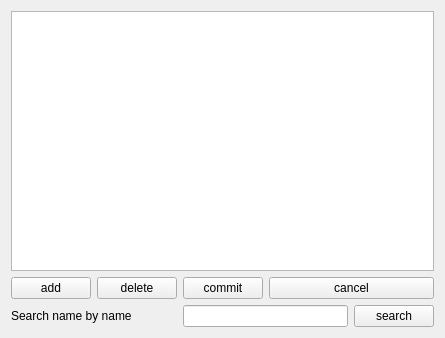
<?xml version="1.0" encoding="UTF-8"?>
<ui version="4.0">
 <class>Widget</class>
 <widget class="QWidget" name="Widget">
  <property name="geometry">
   <rect>
    <x>0</x>
    <y>0</y>
    <width>445</width>
    <height>338</height>
   </rect>
  </property>
  <property name="windowTitle">
   <string>Widget</string>
  </property>
  <layout class="QGridLayout" name="gridLayout">
   <item row="0" column="0" colspan="5">
    <widget class="QTableView" name="tableView"/>
   </item>
   <item row="1" column="0">
    <widget class="QPushButton" name="pushButtonAdd">
     <property name="text">
      <string>add</string>
     </property>
    </widget>
   </item>
   <item row="1" column="1">
    <widget class="QPushButton" name="pushButtonDelelt">
     <property name="text">
      <string>delete</string>
     </property>
    </widget>
   </item>
   <item row="1" column="2">
    <widget class="QPushButton" name="pushButtonComite">
     <property name="text">
      <string>commit</string>
     </property>
    </widget>
   </item>
   <item row="1" column="3" colspan="2">
    <widget class="QPushButton" name="pushButtonCancel">
     <property name="text">
      <string>cancel</string>
     </property>
    </widget>
   </item>
   <item row="2" column="0" colspan="2">
    <widget class="QLabel" name="label">
     <property name="text">
      <string>Search name by name</string>
     </property>
    </widget>
   </item>
   <item row="2" column="2" colspan="2">
    <widget class="QLineEdit" name="lineEdit"/>
   </item>
   <item row="2" column="4">
    <widget class="QPushButton" name="pushButtonSearch">
     <property name="text">
      <string>search</string>
     </property>
    </widget>
   </item>
  </layout>
 </widget>
 <layoutdefault spacing="6" margin="11"/>
 <resources/>
 <connections/>
</ui>
